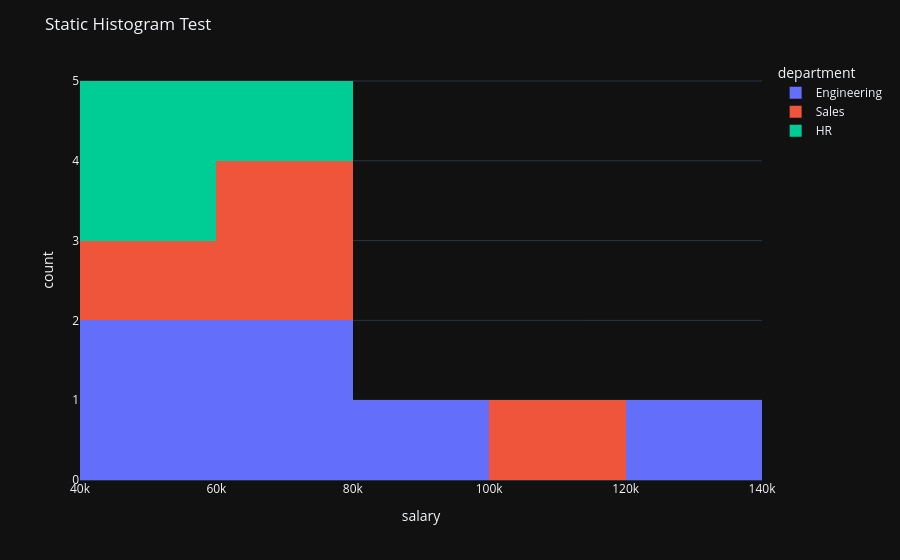

The code cell stored with this chart in its notebook:
### Markdown cell above
### Test: Standalone DataPlotter Static Engine

### Code cell
# Use DataPlotter simply as an engine of static plotting functions for ANY dataframe!
from data_wrangling import DataPlotter

DataPlotter.histogram(data=inspector.df, x_col='salary', color_col='department', title='Static Histogram Test').show()

### Figure 1 — Plotly figure (JSON) as saved in the notebook; plotly's stock layout.template omitted (floating-point values rounded to 4 significant figures)
{"data": [{"alignmentgroup": "True", "bingroup": "x", "hovertemplate": "department=Engineering<br>salary=%{x}<br>count=%{y}<extra></extra>", "legendgroup": "Engineering", "marker": {"color": "#636efa", "pattern": {"shape": ""}}, "name": "Engineering", "offsetgroup": "Engineering", "orientation": "v", "showlegend": true, "type": "histogram", "x": [50000, 120000, 70000, null, null, 58000, 68000, 88000], "xaxis": "x", "yaxis": "y"}, {"alignmentgroup": "True", "bingroup": "x", "hovertemplate": "department=Sales<br>salary=%{x}<br>count=%{y}<extra></extra>", "legendgroup": "Sales", "marker": {"color": "#EF553B", "pattern": {"shape": ""}}, "name": "Sales", "offsetgroup": "Sales", "orientation": "v", "showlegend": true, "type": "histogram", "x": [60000, null, 45000, 62000, 105000], "xaxis": "x", "yaxis": "y"}, {"alignmentgroup": "True", "bingroup": "x", "hovertemplate": "department=HR<br>salary=%{x}<br>count=%{y}<extra></extra>", "legendgroup": "HR", "marker": {"color": "#00cc96", "pattern": {"shape": ""}}, "name": "HR", "offsetgroup": "HR", "orientation": "v", "showlegend": true, "type": "histogram", "x": [null, 55000, 75000, 52000], "xaxis": "x", "yaxis": "y"}], "layout": {"barmode": "relative", "legend": {"title": {"text": "department"}, "tracegroupgap": 0}, "margin": {"t": 60}, "title": {"text": "Static Histogram Test"}, "xaxis": {"anchor": "y", "domain": [0, 1], "title": {"text": "salary"}}, "yaxis": {"anchor": "x", "domain": [0, 1], "title": {"text": "count"}}}}
